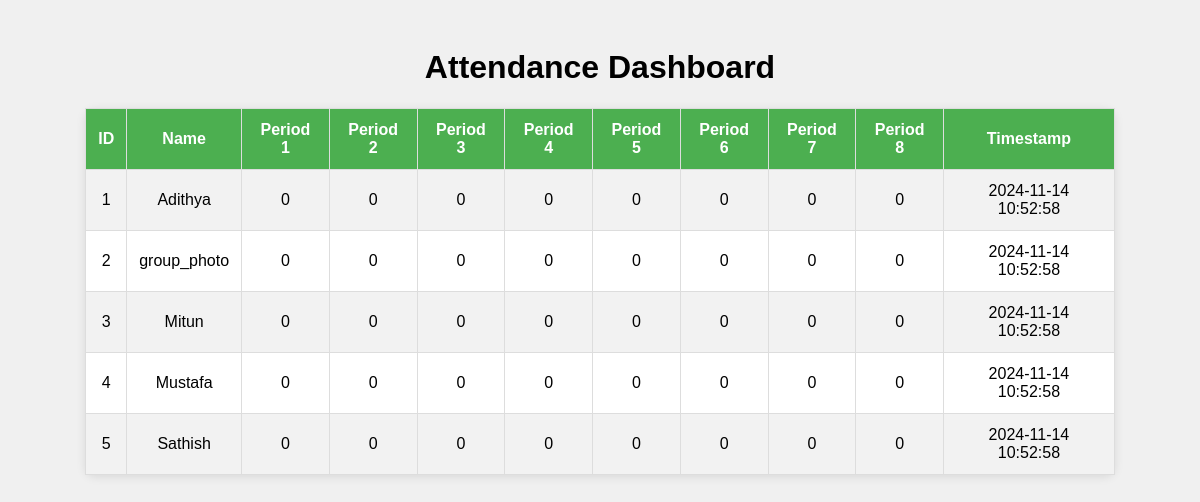
/dashboard, run on the app's committed database.
### tables this page shows
CREATE TABLE attendance (
        id INTEGER PRIMARY KEY AUTOINCREMENT,
        name TEXT NOT NULL,
        period_1 INTEGER DEFAULT 0,
        period_2 INTEGER DEFAULT 0,
        period_3 INTEGER DEFAULT 0,
        period_4 INTEGER DEFAULT 0,
        period_5 INTEGER DEFAULT 0,
        period_6 INTEGER DEFAULT 0,
        period_7 INTEGER DEFAULT 0,
        period_8 INTEGER DEFAULT 0,
        timestamp DATETIME DEFAULT CURRENT_TIMESTAMP
    );

### CV_FRONTEND/app.py (the view)
@app.route('/dashboard')
def dashboard():
    conn = sqlite3.connect('../CV_Attendance/attendance.db')  # Update with your database path
    cursor = conn.cursor()
    cursor.execute("SELECT * FROM attendance")  # Assuming table is named 'attendance'
    rows = cursor.fetchall()
    conn.close()
    return render_template('dashboard.html', data=rows)

### CV_FRONTEND/templates/dashboard.html (shortened to what this page needs)
<!DOCTYPE html>
<html lang="en">
<head>
</head>
<body>
    <h1>Attendance Dashboard</h1>
    <table>
        <tr>
            <th>ID</th>
            <th>Name</th>
            <th>Period 1</th>
            <th>Period 2</th>
            <th>Period 3</th>
            <th>Period 4</th>
            <th>Period 5</th>
            <th>Period 6</th>
            <th>Period 7</th>
            <th>Period 8</th>
            <th>Timestamp</th>
        </tr>
        {% for row in data %}
        <tr>
            <td>{{ row[0] }}</td>
            <td>{{ row[1] }}</td>
            <td>{{ row[2] }}</td>
            <td>{{ row[3] }}</td>
            <td>{{ row[4] }}</td>
            <td>{{ row[5] }}</td>
            <td>{{ row[6] }}</td>
            <td>{{ row[7] }}</td>
            <td>{{ row[8] }}</td>
            <td>{{ row[9] }}</td>
            <td>{{ row[10] }}</td>
        </tr>
        {% endfor %}
    </table>
</body>
</html>

### CV_FRONTEND/templates/dashboard.html (style rules this page uses)
body { font-family: Arial, sans-serif; text-align: center; background-color: #f0f0f0; padding: 20px; }
table { width: 90%; margin: 20px auto; border-collapse: collapse; background-color: white; border-radius: 10px; box-shadow: 0 2px 10px rgba(0, 0, 0, 0.1); }
th, td { padding: 12px; border: 1px solid #ddd; }
th { background-color: #4CAF50; color: white; }
tr:nth-child(even) { background-color: #f2f2f2; }

### data on the page
attendance: id "1", name "Adithya", period_1 "0", period_2 "0", period_3 "0", period_4 "0", period_5 "0", period_6 "0", period_7 "0", period_8 "0", timestamp "2024-11-14 10:52:58"
attendance: id "2", name "group_photo", period_1 "0", period_2 "0", period_3 "0", period_4 "0", period_5 "0", period_6 "0", period_7 "0", period_8 "0", timestamp "2024-11-14 10:52:58"
attendance: id "3", name "Mitun", period_1 "0", period_2 "0", period_3 "0", period_4 "0", period_5 "0", period_6 "0", period_7 "0", period_8 "0", timestamp "2024-11-14 10:52:58"
attendance: id "4", name "Mustafa", period_1 "0", period_2 "0", period_3 "0", period_4 "0", period_5 "0", period_6 "0", period_7 "0", period_8 "0", timestamp "2024-11-14 10:52:58"
attendance: id "5", name "Sathish", period_1 "0", period_2 "0", period_3 "0", period_4 "0", period_5 "0", period_6 "0", period_7 "0", period_8 "0", timestamp "2024-11-14 10:52:58"
